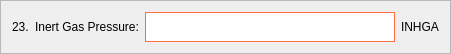
           <widget class="QFrame" name="frame_16">
            <property name="geometry">
             <rect>
              <x>60</x>
              <y>770</y>
              <width>451</width>
              <height>51</height>
             </rect>
            </property>
            <property name="frameShape">
             <enum>QFrame::StyledPanel</enum>
            </property>
            <property name="frameShadow">
             <enum>QFrame::Raised</enum>
            </property>
            <layout class="QHBoxLayout" name="horizontalLayout_16">
             <item>
              <widget class="QLabel" name="label_40">
               <property name="styleSheet">
                <string notr="true">color: black;
font: 12pt &quot;Segoe UI&quot;;</string>
               </property>
               <property name="text">
                <string>23.</string>
               </property>
              </widget>
             </item>
             <item>
              <widget class="QLabel" name="label_41">
               <property name="styleSheet">
                <string notr="true">color: black;
font: 12pt &quot;Segoe UI&quot;;</string>
               </property>
               <property name="text">
                <string>Inert Gas Pressure:</string>
               </property>
              </widget>
             </item>
             <item>
              <widget class="QLineEdit" name="nombre_line_edit_13">
               <property name="minimumSize">
                <size>
                 <width>0</width>
                 <height>30</height>
                </size>
               </property>
               <property name="styleSheet">
                <string notr="true">background-color: white;
border: 1px solid #ff6e40;</string>
               </property>
              </widget>
             </item>
             <item>
              <widget class="QLabel" name="label_42">
               <property name="styleSheet">
                <string notr="true">color: black;
font: 12pt &quot;Segoe UI&quot;;</string>
               </property>
               <property name="text">
                <string>INHGA</string>
               </property>
              </widget>
             </item>
            </layout>
           </widget>
